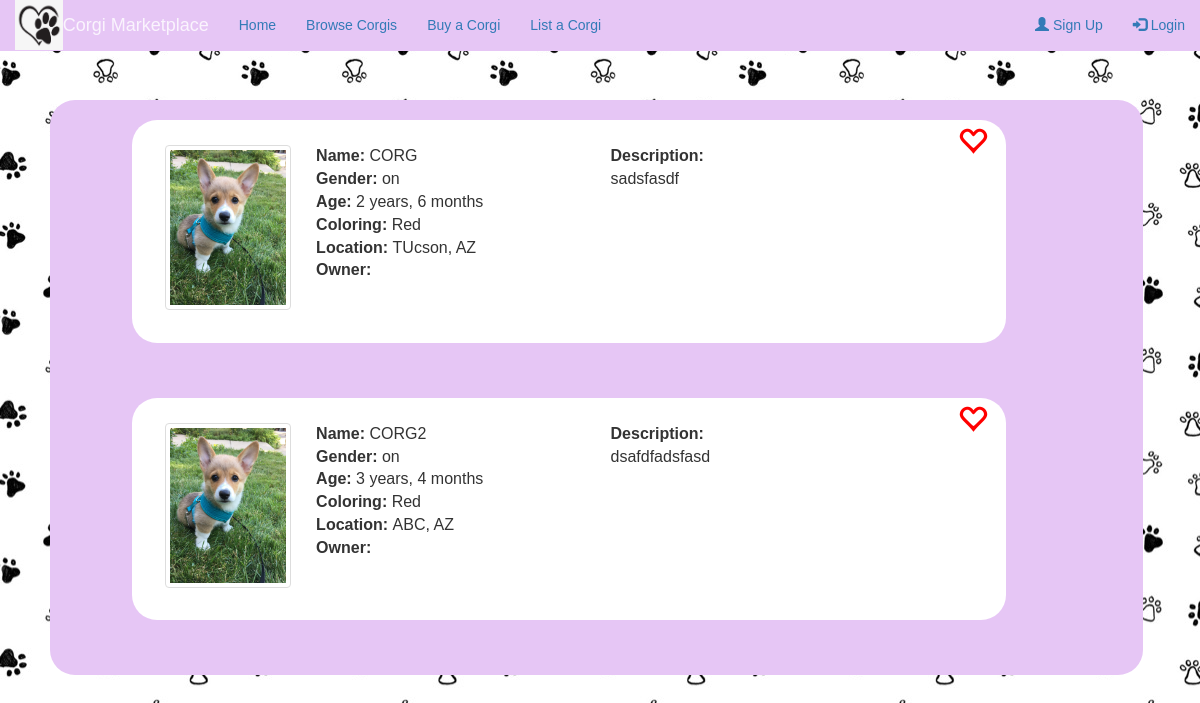
The app's page /corgi/all/ with its own data.
### corgi_store/models.py (models this page shows, shortened)
class Corgi(models.Model):
    COLOR_CHOICES = [
        ('red', 'Red'),
        ('rh-tc', 'Red-Headed Tricolor'),
        ('bh-tc', 'Black-Headed Tricolor'),
        ('sable', 'Sable'),
        ('fawn', 'Fawn'),
        ('other', 'Other')
    ]
    name = models.CharField(max_length=120)
    age_years = models.IntegerField(default=0)
    age_months = models.IntegerField(default=0)
    gender = models.CharField(max_length=1, choices=[('M', 'Male'), ('F', 'Female'), ('X', 'Other')], default='X')
    coloring = models.CharField(max_length=5, choices=COLOR_CHOICES, default='red')
    city = models.CharField(max_length=120)
    state = models.CharField(max_length=120)
    description = models.CharField(max_length=300)
    objects = CorgiManager()

### corgi_store/views.py (the view)
# urls.py: path('corgi/all/', views.browse_corgis, name='browse_corgis'),
def browse_corgis(request):
    return render(request, 'browse.html', {'corgis': Corgi.objects.all()})

### corgi_store/templates/browse.html (shortened to what this page needs)
{% extends 'base.html' %}
{% block content %}
<div id="page" class="page">
	<div class="home">
		<div class="browse-box">
      {% for corgi in corgis %}
			<div class="one-corgi">
					<div class="favorite" id="favorite{{ corgi.id }}">
					<span class="glyphicon glyphicon-heart-empty" style="color:red;" onclick="favorite({{ corgi.id }});"></span>
					</div>
					<img src="/static/images/corgi-browse.jpg" alt="Corgi home" class="img-thumbnail" width="15%" style="margin-top:3%">
					<div class="corgi-info">
						<b>Name: </b>{{ corgi.name }}<br>
						<b>Gender: </b>{{ corgi.gender }} <br>
						<b>Age: </b>{{ corgi.age_years }} years, {{ corgi.age_months }} months <br>
						<b>Coloring: </b>{{ corgi.coloring }} <br>
						<b>Location: </b>{{ corgi.city }}, {{ corgi.state }} <br>
						<b>Owner: </b>{{ corgi.owner.first_name }} {{ corgi.owner.last_name }}
					</div>
					<div class="corgi-description">
						<b>Description:</b><br>
            {{ corgi.description }}
					</div>
			</div>
      {% endfor %}
		</div>
	</div>
</div>
{% endblock %}

### corgi_store/static/style.css (style rules this page uses)
.home { margin-top: 100px; margin-left: 50px; }
body { background-image: url("./images/paw-background.jpg"); font-family: "Arial"; }
img { float: left; }
.browse-box { background-color:#E6C6F5; width: 95%; float: left; border-radius: 25px; text-align: center; }
.one-corgi { background-color:#FFFFFF; float: left; padding: 3%; padding-right: 0%; padding-top: 0%; margin-left: 7.5%; width: 80%; border-radius: 25px; text-align: center; font-size: 16px; margin-bottom: 5%; }
.corgi-info { margin-top: 3%; float: left; font-size: 16px; padding-left: 3%; text-align: left; word-wrap: break-word; width: 35% }
.corgi-description { float: left; font-size: 16px; padding-left: 3%; text-align: left; word-wrap: break-word; width: 42%; margin-top: 3%; }
.favorite { float:right; width:8% }
.glyphicon.glyphicon-heart-empty { font-size: 30px; margin-top: 5px; right-margin: 3px; }

### records on screen
Corgi: name "CORG", gender "on", age_years "2", age_months "6", coloring "Red", city "TUcson", state "AZ", description "sadsfasdf"
Corgi: name "CORG2", gender "on", age_years "3", age_months "4", coloring "Red", city "ABC", state "AZ", description "dsafdfadsfasd"
